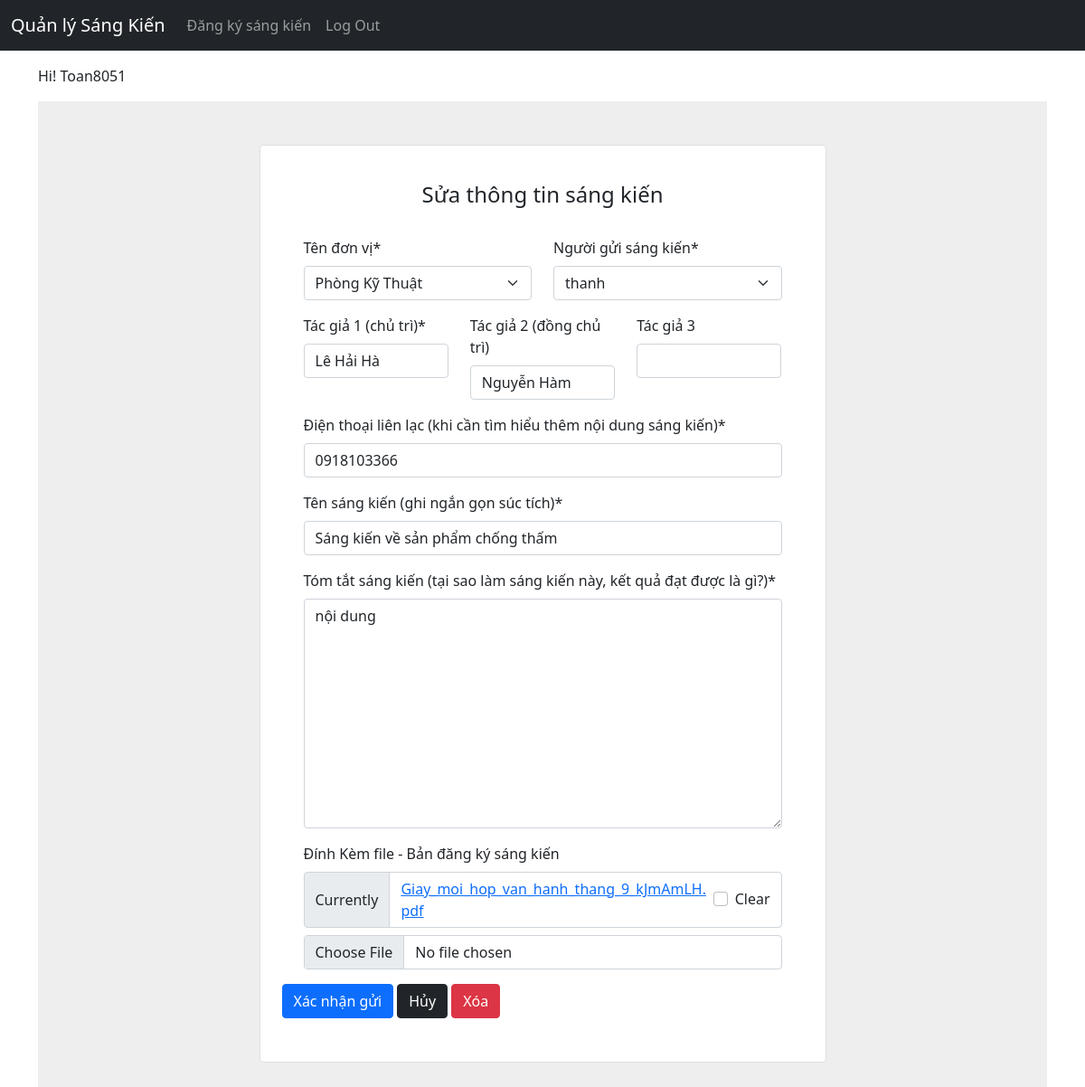
The page /list/1/sangkien/1/ (signed in) on the database its author committed.
### accounts/models.py (models this page shows)
class CustomUser(AbstractUser):
    pass

### sangkien/models.py (models this page shows, shortened)
class Sangkien(models.Model):
    RANK_CHOICES = (
        ('I', 'Loại I',),
        ('II', 'Loại II',),
        ('III', 'Loại III',),
        ('KK', 'Khuyến Khích',),
        ('KĐ', 'Không Đạt cấp VTTP',),
    )
    author = models.CharField(max_length=255)
    author_2 = models.CharField(max_length=255, blank=True)
    author_3 = models.CharField(max_length=255, blank=True)
    cellphone = models.CharField(max_length=255)
    idea_name = models.CharField(max_length=1000)
    content = models.TextField(max_length=4000)
    upload_file = models.FileField(blank=True) # new upload_to="media/",
    note = models.TextField(max_length=4000, blank=True)
    donvivttp = models.ForeignKey(Donvivttp, on_delete=models.CASCADE, related_name='ideas')
    assign = models.ForeignKey(get_user_model(), on_delete=models.CASCADE,null=True, blank=True, related_name='assign')
    rank = models.CharField(
        max_length=3,
        choices= RANK_CHOICES,
        blank=True,
    )
    status_approved = models.BooleanField(default = False, blank=True)
    sent_VNPT = models.BooleanField(default = False, blank=True)
    sent_sangtao_VNPT = models.BooleanField(default = False, blank=True)
    created_at = models.DateTimeField(auto_now_add=True)
    updated_at = models.DateTimeField(null=True, blank=True)
    created_by = models.ForeignKey(
        get_user_model(),
        on_delete=models.CASCADE,
        related_name='ideas_created_by',
        )
    updated_by = models.ForeignKey(
        get_user_model(),
        on_delete=models.CASCADE,
        null=True,
        blank=True,
        related_name='+',
    )
    class Meta: # new
        indexes = [ # new Performance
            models.Index(fields=["id"], name="id_index_post"),
        ]
        ordering = ["created_at"]

class Donvivttp(models.Model):
    name = models.CharField(max_length=255,)
    nguoidungthuocdonvi = models.ForeignKey(get_user_model(), on_delete=models.CASCADE,null=True, blank=True, related_name='tenusers')
    class Meta: # new
        indexes = [ # new Performance
            models.Index(fields=["id"], name="id_index_topic"),
        ]
    def __str__(self):
        return self.name

### sangkien/views.py (the view, shortened to what this page needs)
class SangkienUpdate(UpdateView):
    model = Sangkien
    form_class = SangkienForm
    def get_context_data(self):
        context = super(SangkienUpdate, self).get_context_data()
        context["donvivttp"] = self.object.donvivttp
        context["title"] = "Sửa thông tin sáng kiến"
        return context

### sangkien/forms.py
class SangkienForm(forms.ModelForm):
    def __init__(self, *args, **kwargs):
        super(SangkienForm, self).__init__(*args, **kwargs)
        self.helper = FormHelper()
        self.helper.form_show_labels = True
    class Meta:
        model = Sangkien
        fields = [
            "donvivttp",
            "author",
            "author_2",
            "author_3",
            "cellphone",
            "idea_name",
            "content",
            "upload_file",
            "created_by",
        ]
        labels = {
            'donvivttp': 'Tên đơn vị',
            'author': 'Tác giả 1 (chủ trì)',
            "author_2": 'Tác giả 2 (đồng chủ trì)',
            "author_3": 'Tác giả 3',
            "cellphone": 'Điện thoại liên lạc (khi cần tìm hiểu thêm nội dung sáng kiến)',
            "idea_name": 'Tên sáng kiến (ghi ngắn gọn súc tích)',
            "content": 'Tóm tắt sáng kiến (tại sao làm sáng kiến này, kết quả đạt được là gì?)',
            "upload_file": 'Đính Kèm file - Bản đăng ký sáng kiến',
            "created_by": 'Người gửi sáng kiến',
        }

### templates/sangkien/sangkien_form.html (shortened to what this page needs)
{% extends "_base.html" %}
{%load crispy_forms_tags %}
{% block content %}
{% if user.is_authenticated %}
<form method="post" enctype="multipart/form-data">
    <section class="vh-50" style="background-color: #eee;">
        <div class="container py-5 h-50">
          <div class="row d-flex justify-content-center align-items-center h-50">
            <div class="col col-lg-9 col-xl-7">
              <div class="card rounded-3">
                <div class="card-body p-4">
                  <h4 class="text-center my-3 pb-3">{{ title }}</h4>
                  <table class="table mb-4">
                    <div class="container-sm">
                        <div class="form-group row">
                            <div class="form-group col-md-6 mb-0">
                            {{ form.donvivttp | as_crispy_field }}
                            </div>
                            <div class="form-group col-md-6 mb-0">
                            {{ form.created_by | as_crispy_field }}
                            </div>
                        </div>
                        <div class="row">
                            <div class="col">
                                {{ form.author | as_crispy_field }}
                            </div>
                            <div class="col">
                                {{ form.author_2 | as_crispy_field }}
                            </div>
                            <div class="col">
                                {{ form.author_3 | as_crispy_field }}
                            </div>
                        </div>
                        {{ form.cellphone | as_crispy_field }}
                        {{ form.idea_name | as_crispy_field }}
                        {{ form.content | as_crispy_field }}
                        {{ form.upload_file | as_crispy_field }}
                    </div>
                    <input
                        class="btn btn-primary me-1"
                        value="Xác nhận gửi"
                        type="submit">
                    <input
                        class="btn btn-dark me-1"
                        value="Hủy"
                        type="button"
                        onclick=location.href='{% url "sangkienlist" donvivttp.id %}'>
                    {% if object %}
                    <input
                        class="btn btn-danger me-1"
                        value="Xóa"
                        type="button"
                        onclick=location.href='{% url "sangkien-delete" donvivttp.id object.id %}'>
                    {% endif %}
                  </table>
                </div>
              </div>
            </div>
          </div>
        </div>
    </section>
</form>
{% else %}
    <h4>Bạn phải đăng nhập để gửi đăng ký sáng kiến</h4>
{% endif %}
{% endblock content %}

### templates/_base.html (shortened to what this page needs)
{% load static %}
<!DOCTYPE html>
<html>
<head>
  <link href="https://cdn.jsdelivr.net/npm/bootstrap@5.1.3/dist/css/bootstrap.min.css" rel="stylesheet">
  <link rel="stylesheet" href="{% static 'css/base.css' %}">
</head>
<body>
  <nav class="navbar navbar-expand-md navbar-dark fixed-top bg-dark">
    <div class="container-fluid">
      <a class="navbar-brand" href="{% url 'donvivttplist' %}">Quản lý Sáng Kiến</a>
      <div class="collapse navbar-collapse" id="navbarCollapse">
        <ul class="navbar-nav me-auto mb-2 mb-md-0">
          <li class="nav-item">
            <a class="nav-link" href="{% url 'donvivttplist' %}">Đăng ký sáng kiến</a>
          </li>
          {% if user.is_authenticated %}
          <li class="nav-item">
            <a class="nav-link" href="{% url 'account_logout' %}">Log Out</a>
          </li>
          {% endif %}
          </ul>
      </div>
    </div>
  </nav>
  <div class="container-sm">
    <p>Hi! {{ request.user.username.title }}</p>
    {% block content %}
    {% endblock content %}
  </div>
</body>
</html>

### static/css/base.css (style rules this page uses)
body { min-height: 75rem; padding-top: 4.5rem; }

### rows shown on the page
CustomUser: user.username "Toan8051"
Sangkien: donvivttp "Phòng Kỹ Thuật", created_by "thanh", author "Lê Hải Hà", author_2 "Nguyễn Hàm", cellphone "0918103366", idea_name "Sáng kiến về sản phẩm chống thấm", content "nội dung"
Donvivttp: id "Hủy", id "Xóa"

### other values the page prints
{{ title }} "Sửa thông tin sáng kiến"
